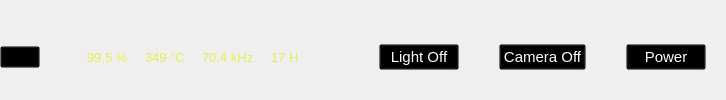
        <widget class="QWidget" name="widget_2" native="true">
         <layout class="QHBoxLayout" name="horizontalLayout">
          <property name="spacing">
           <number>0</number>
          </property>
          <property name="leftMargin">
           <number>0</number>
          </property>
          <property name="topMargin">
           <number>0</number>
          </property>
          <property name="rightMargin">
           <number>0</number>
          </property>
          <property name="bottomMargin">
           <number>0</number>
          </property>
          <item>
           <layout class="QGridLayout" name="gridLayout_18">
            <property name="topMargin">
             <number>15</number>
            </property>
            <property name="spacing">
             <number>0</number>
            </property>
            <item row="0" column="4">
             <widget class="QWidget" name="widget_9" native="true">
              <layout class="QHBoxLayout" name="horizontalLayout_6">
               <property name="spacing">
                <number>0</number>
               </property>
               <property name="leftMargin">
                <number>0</number>
               </property>
               <property name="topMargin">
                <number>0</number>
               </property>
               <property name="rightMargin">
                <number>0</number>
               </property>
               <property name="bottomMargin">
                <number>0</number>
               </property>
               <item>
                <widget class="QPushButton" name="cameraOn">
                 <property name="sizePolicy">
                  <sizepolicy hsizetype="Preferred" vsizetype="Fixed">
                   <horstretch>0</horstretch>
                   <verstretch>0</verstretch>
                  </sizepolicy>
                 </property>
                 <property name="font">
                  <font>
                   <pointsize>11</pointsize>
                  </font>
                 </property>
                 <property name="cursor">
                  <cursorShape>PointingHandCursor</cursorShape>
                 </property>
                 <property name="autoFillBackground">
                  <bool>false</bool>
                 </property>
                 <property name="styleSheet">
                  <string notr="true">background-color: transparent;
color: rgb(255, 255, 255);</string>
                 </property>
                 <property name="text">
                  <string>Camera Off</string>
                 </property>
                 <property name="icon">
                  <iconset resource="../static/resources.qrc">
                   <normaloff>:/whiteIcons/icons-white/camera-off (2).svg</normaloff>
                   <normalon>:/whiteIcons/icons-white/camera (2).svg</normalon>
                   <disabledoff>:/whiteIcons/icons-white/camera-off (2).svg</disabledoff>
                   <disabledon>:/whiteIcons/icons-white/camera-off (2).svg</disabledon>
                   <activeoff>:/whiteIcons/icons-white/camera-off (2).svg</activeoff>
                   <activeon>:/whiteIcons/icons-white/camera (2).svg</activeon>
                   <selectedoff>:/whiteIcons/icons-white/camera-off (2).svg</selectedoff>
                   <selectedon>:/whiteIcons/icons-white/camera-off (2).svg</selectedon>:/whiteIcons/icons-white/camera-off (2).svg</iconset>
                 </property>
                 <property name="iconSize">
                  <size>
                   <width>24</width>
                   <height>24</height>
                  </size>
                 </property>
                 <property name="checkable">
                  <bool>true</bool>
                 </property>
                 <property name="autoRepeat">
                  <bool>true</bool>
                 </property>
                </widget>
               </item>
               <item>
                <spacer name="horizontalSpacer_10">
                 <property name="orientation">
                  <enum>Qt::Horizontal</enum>
                 </property>
                 <property name="sizeType">
                  <enum>QSizePolicy::Fixed</enum>
                 </property>
                 <property name="sizeHint" stdset="0">
                  <size>
                   <width>40</width>
                   <height>20</height>
                  </size>
                 </property>
                </spacer>
               </item>
              </layout>
             </widget>
            </item>
            <item row="0" column="3">
             <widget class="QWidget" name="widget_7" native="true">
              <layout class="QHBoxLayout" name="horizontalLayout_4">
               <property name="spacing">
                <number>0</number>
               </property>
               <property name="leftMargin">
                <number>0</number>
               </property>
               <property name="topMargin">
                <number>0</number>
               </property>
               <property name="rightMargin">
                <number>0</number>
               </property>
               <property name="bottomMargin">
                <number>0</number>
               </property>
               <item>
                <widget class="QPushButton" name="lightOn">
                 <property name="font">
                  <font>
                   <pointsize>11</pointsize>
                  </font>
                 </property>
                 <property name="cursor">
                  <cursorShape>PointingHandCursor</cursorShape>
                 </property>
                 <property name="styleSheet">
                  <string notr="true">background-color: transparent;
color: rgb(255, 255, 255);</string>
                 </property>
                 <property name="text">
                  <string>Light Off</string>
                 </property>
                 <property name="icon">
                  <iconset resource="../static/resources.qrc">
                   <normaloff>:/whiteIcons/icons-white/zap.svg</normaloff>:/whiteIcons/icons-white/zap.svg</iconset>
                 </property>
                 <property name="iconSize">
                  <size>
                   <width>24</width>
                   <height>24</height>
                  </size>
                 </property>
                </widget>
               </item>
               <item>
                <spacer name="horizontalSpacer_9">
                 <property name="orientation">
                  <enum>Qt::Horizontal</enum>
                 </property>
                 <property name="sizeType">
                  <enum>QSizePolicy::Fixed</enum>
                 </property>
                 <property name="sizeHint" stdset="0">
                  <size>
                   <width>40</width>
                   <height>20</height>
                  </size>
                 </property>
                </spacer>
               </item>
              </layout>
             </widget>
            </item>
            <item row="0" column="1">
             <widget class="QWidget" name="widget_4" native="true">
              <layout class="QHBoxLayout" name="horizontalLayout_2">
               <property name="spacing">
                <number>0</number>
               </property>
               <property name="leftMargin">
                <number>0</number>
               </property>
               <property name="topMargin">
                <number>0</number>
               </property>
               <property name="rightMargin">
                <number>0</number>
               </property>
               <property name="bottomMargin">
                <number>0</number>
               </property>
               <item alignment="Qt::AlignLeft">
                <widget class="QPushButton" name="buttomMenu">
                 <property name="cursor">
                  <cursorShape>PointingHandCursor</cursorShape>
                 </property>
                 <property name="mouseTracking">
                  <bool>true</bool>
                 </property>
                 <property name="focusPolicy">
                  <enum>Qt::ClickFocus</enum>
                 </property>
                 <property name="acceptDrops">
                  <bool>true</bool>
                 </property>
                 <property name="layoutDirection">
                  <enum>Qt::LeftToRight</enum>
                 </property>
                 <property name="autoFillBackground">
                  <bool>false</bool>
                 </property>
                 <property name="styleSheet">
                  <string notr="true">	background-color: transparent;</string>
                 </property>
                 <property name="text">
                  <string/>
                 </property>
                 <property name="icon">
                  <iconset resource="../static/resources.qrc">
                   <normaloff>:/whiteIcons/icons-white/menu (3).svg</normaloff>:/whiteIcons/icons-white/menu (3).svg</iconset>
                 </property>
                 <property name="iconSize">
                  <size>
                   <width>28</width>
                   <height>28</height>
                  </size>
                 </property>
                 <property name="checkable">
                  <bool>true</bool>
                 </property>
                </widget>
               </item>
               <item>
                <spacer name="horizontalSpacer_8">
                 <property name="orientation">
                  <enum>Qt::Horizontal</enum>
                 </property>
                 <property name="sizeHint" stdset="0">
                  <size>
                   <width>40</width>
                   <height>20</height>
                  </size>
                 </property>
                </spacer>
               </item>
              </layout>
             </widget>
            </item>
            <item row="0" column="2">
             <widget class="QWidget" name="widget_6" native="true">
              <layout class="QHBoxLayout" name="horizontalLayout_5">
               <property name="spacing">
                <number>0</number>
               </property>
               <property name="leftMargin">
                <number>0</number>
               </property>
               <property name="topMargin">
                <number>0</number>
               </property>
               <property name="rightMargin">
                <number>0</number>
               </property>
               <property name="bottomMargin">
                <number>0</number>
               </property>
               <item>
                <widget class="QLabel" name="label_2">
                 <property name="text">
                  <string/>
                 </property>
                 <property name="pixmap">
                  <pixmap resource="../static/resources.qrc">:/whiteIcons/icons-white/crosshair.svg</pixmap>
                 </property>
                 <property name="alignment">
                  <set>Qt::AlignCenter</set>
                 </property>
                </widget>
               </item>
               <item>
                <widget class="QLabel" name="label">
                 <property name="font">
                  <font>
                   <pointsize>10</pointsize>
                  </font>
                 </property>
                 <property name="styleSheet">
                  <string notr="true">color:#e5ee54;</string>
                 </property>
                 <property name="text">
                  <string>99,5 %</string>
                 </property>
                </widget>
               </item>
               <item>
                <spacer name="horizontalSpacer_4">
                 <property name="orientation">
                  <enum>Qt::Horizontal</enum>
                 </property>
                 <property name="sizeType">
                  <enum>QSizePolicy::Fixed</enum>
                 </property>
                 <property name="sizeHint" stdset="0">
                  <size>
                   <width>10</width>
                   <height>20</height>
                  </size>
                 </property>
                </spacer>
               </item>
               <item>
                <widget class="QLabel" name="label_9">
                 <property name="text">
                  <string/>
                 </property>
                 <property name="pixmap">
                  <pixmap resource="../static/resources.qrc">:/whiteIcons/icons-white/thermometer (2).svg</pixmap>
                 </property>
                </widget>
               </item>
               <item>
                <widget class="QLabel" name="tempLabel">
                 <property name="font">
                  <font>
                   <pointsize>10</pointsize>
                  </font>
                 </property>
                 <property name="styleSheet">
                  <string notr="true">color:#e5ee54;</string>
                 </property>
                 <property name="text">
                  <string>349 °C</string>
                 </property>
                </widget>
               </item>
               <item>
                <spacer name="horizontalSpacer_5">
                 <property name="orientation">
                  <enum>Qt::Horizontal</enum>
                 </property>
                 <property name="sizeType">
                  <enum>QSizePolicy::Fixed</enum>
                 </property>
                 <property name="sizeHint" stdset="0">
                  <size>
                   <width>10</width>
                   <height>20</height>
                  </size>
                 </property>
                </spacer>
               </item>
               <item>
                <widget class="QLabel" name="generatorIcon">
                 <property name="text">
                  <string/>
                 </property>
                 <property name="pixmap">
                  <pixmap resource="../static/resources.qrc">:/whiteIcons/icons-white/activity.svg</pixmap>
                 </property>
                </widget>
               </item>
               <item>
                <widget class="QLabel" name="generatorLabel">
                 <property name="font">
                  <font>
                   <pointsize>10</pointsize>
                  </font>
                 </property>
                 <property name="styleSheet">
                  <string notr="true">color:#e5ee54;</string>
                 </property>
                 <property name="text">
                  <string>70,4 kHz</string>
                 </property>
                </widget>
               </item>
               <item>
                <spacer name="horizontalSpacer_6">
                 <property name="orientation">
                  <enum>Qt::Horizontal</enum>
                 </property>
                 <property name="sizeType">
                  <enum>QSizePolicy::Fixed</enum>
                 </property>
                 <property name="sizeHint" stdset="0">
                  <size>
                   <width>10</width>
                   <height>20</height>
                  </size>
                 </property>
                </spacer>
               </item>
               <item>
                <widget class="QLabel" name="label_4">
                 <property name="text">
                  <string/>
                 </property>
                 <property name="pixmap">
                  <pixmap resource="../static/resources.qrc">:/whiteIcons/icons-white/free-icon-clamp-939571 1 (Traced).svg</pixmap>
                 </property>
                 <property name="scaledContents">
                  <bool>false</bool>
                 </property>
                </widget>
               </item>
               <item>
                <widget class="QLabel" name="label_5">
                 <property name="font">
                  <font>
                   <pointsize>10</pointsize>
                  </font>
                 </property>
                 <property name="styleSheet">
                  <string notr="true">color:#e5ee54;</string>
                 </property>
                 <property name="text">
                  <string>17 H</string>
                 </property>
                </widget>
               </item>
               <item>
                <spacer name="horizontalSpacer_7">
                 <property name="orientation">
                  <enum>Qt::Horizontal</enum>
                 </property>
                 <property name="sizeType">
                  <enum>QSizePolicy::Expanding</enum>
                 </property>
                 <property name="sizeHint" stdset="0">
                  <size>
                   <width>80</width>
                   <height>20</height>
                  </size>
                 </property>
                </spacer>
               </item>
              </layout>
             </widget>
            </item>
            <item row="0" column="6">
             <widget class="QPushButton" name="buttonPower">
              <property name="font">
               <font>
                <pointsize>11</pointsize>
               </font>
              </property>
              <property name="cursor">
               <cursorShape>PointingHandCursor</cursorShape>
              </property>
              <property name="styleSheet">
               <string notr="true">	background-color: transparent;
color: rgb(255, 255, 255);</string>
              </property>
              <property name="text">
               <string>Power</string>
              </property>
              <property name="icon">
               <iconset resource="../static/resources.qrc">
                <normaloff>:/whiteIcons/icons-white/power (1).svg</normaloff>:/whiteIcons/icons-white/power (1).svg</iconset>
              </property>
              <property name="iconSize">
               <size>
                <width>24</width>
                <height>24</height>
               </size>
              </property>
             </widget>
            </item>
            <item row="0" column="7">
             <spacer name="horizontalSpacer_11">
              <property name="orientation">
               <enum>Qt::Horizontal</enum>
              </property>
              <property name="sizeType">
               <enum>QSizePolicy::Fixed</enum>
              </property>
              <property name="sizeHint" stdset="0">
               <size>
                <width>20</width>
                <height>20</height>
               </size>
              </property>
             </spacer>
            </item>
           </layout>
          </item>
         </layout>
        </widget>
